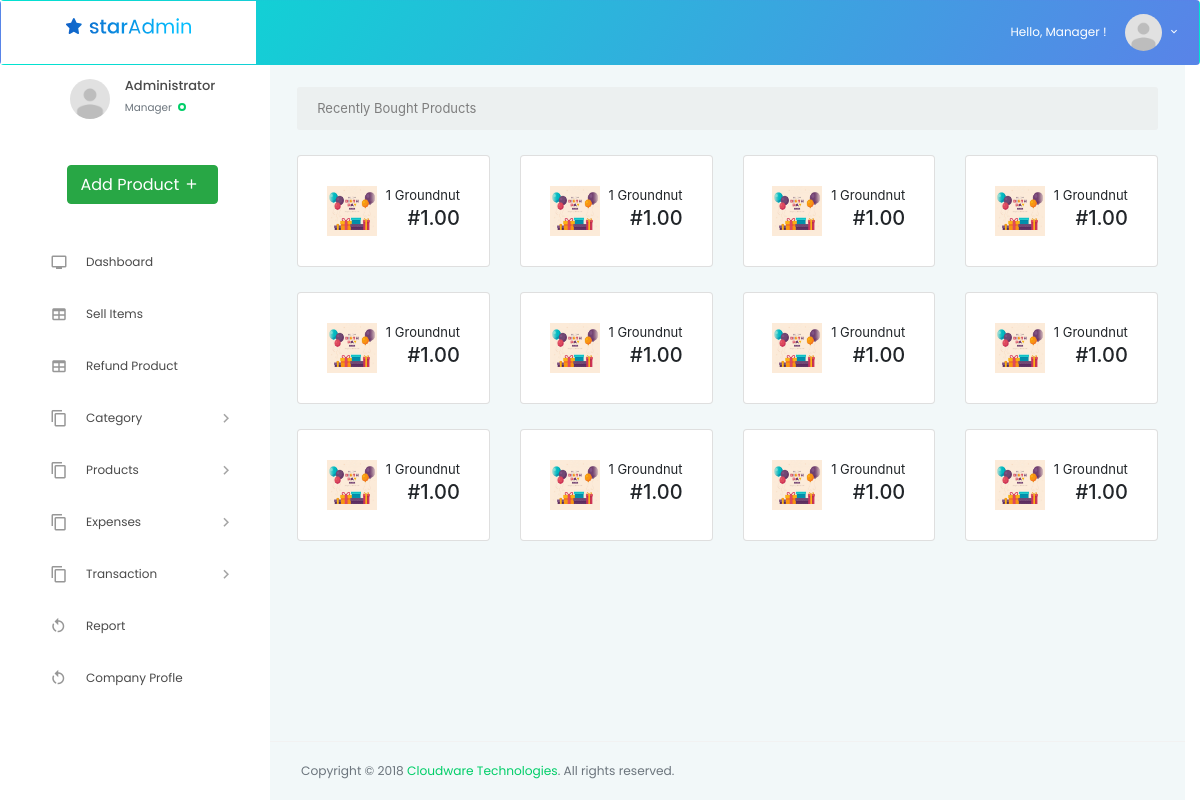
Screenshot of /dashboard.php (signed in) with the database file from the repository.
### tables this page shows
CREATE TABLE `products` (
  `id` int(4) NOT NULL,
  `name` varchar(40) NOT NULL,
  `category_id` int(11) NOT NULL,
  `price` decimal(30,4) NOT NULL,
  `image` varchar(100) NOT NULL,
  `info` text NOT NULL,
  `stock_count` int(11) NOT NULL
);

CREATE TABLE `sales` (
  `sales_id` int(11) NOT NULL,
  `txn_id` varchar(255) NOT NULL,
  `products` mediumtext NOT NULL,
  `product_id` int(11) NOT NULL,
  `quantity` int(255) NOT NULL,
  `total` decimal(20,0) NOT NULL,
  `payment_method` int(11) NOT NULL,
  `when_sold` date NOT NULL
);

### dashboard.php (called while the page is built, shortened)
<?php
    include ('view/header.php');
include ('action/dashboard.php');
include ('view/footer.php');
?>

### action/dashboard.php (the view)
<div class="main-panel">
    <div class="content-wrapper">
        <div class="row purchace-popup">
            <div class="col-12">
              <span class="d-block d-md-flex align-items-center">
                <p>Recently Bought Products</p>
              </span>
            </div>
        </div>
        <div class="row">
            <?php
                    $query = "SELECT * FROM sales ORDER BY sales_id DESC LIMIT 12";
                    $result = mysqli_query($dbc, $query);
                    While ($row = mysqli_fetch_array($result)):
                        $sql = "SELECT * FROM products WHERE name = '".$row['products']."'";
                    $result2 = mysqli_query($dbc, $sql);
                        While ($row2 = mysqli_fetch_array($result2)):
            ?>
            <div class="col-xl-3 col-lg-3 col-md-3 col-sm-6 grid-margin stretch-card">
                <div class="card card-statistics">
                    <div class="card-body">
                        <div class="clearfix">
                            <div class="float-left">
                                <img src="products/<?php echo $row2['image'] == '' ? 'product.jpg' : $row2['image'] ?>" width="50px" height="50px">
                            </div>
                            <div class="float-right">
                                <p class="mb-0 text-right"><?php echo $row['quantity']. ' ' . $row['products']?></p>
                                <div class="fluid-container">
                                    <h5 class="font-weight-medium text-right mb-0">#<?php echo number_format($row['total'], 2)?></h5>
                                </div>
                            </div>
                        </div>
                    </div>
                </div>
            </div>
                    <?php endwhile;?>
                    <?php endwhile;?>
        </div>
        <div class="row">
            <div class="col-lg-7 grid-margin stretch-card">
            </div>
        </div>
    </div>

### rows the page displays
sales: quantity "1", products "Groundnut", total "1.00"
products: image (picture)
sales: quantity "1", products "Groundnut", total "1.00"
sales: quantity "1", products "Groundnut", total "1.00"
sales: quantity "1", products "Groundnut", total "1.00"
sales: quantity "1", products "Groundnut", total "1.00"
sales: quantity "1", products "Groundnut", total "1.00"
sales: quantity "1", products "Groundnut", total "1.00"
sales: quantity "1", products "Groundnut", total "1.00"
sales: quantity "1", products "Groundnut", total "1.00"
sales: quantity "1", products "Groundnut", total "1.00"
sales: quantity "1", products "Groundnut", total "1.00"
sales: quantity "1", products "Groundnut", total "1.00"

### other values shown
$title "Manager"
